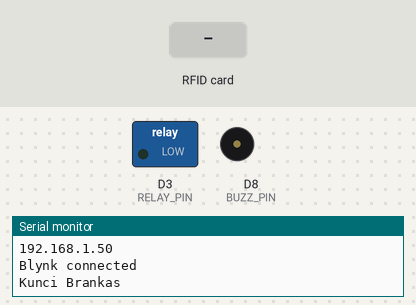
Bench run of a sketch on a simulated ESP8266 (NodeMCU). Shown: switched loads named in the sketch (green lamp = pin HIGH), buzzer (waves = sounding, pin HIGH), the last lines printed to the serial monitor. The test bench sets the inputs (shaded band). WiFi joins after 1.5 s; servers stay silent unless stated.

Above: at 3.0 s.
3.1 s: RFID card AA BB CC DD held to the reader
At 3.22 s:
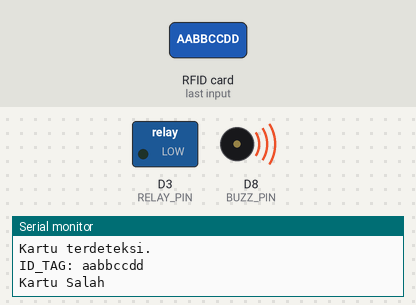
Timing chart, 0 to 12.1 s (numbered marks = the images above; inputs shaded):
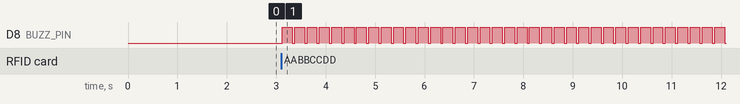

The sketch:

RFIDTest.ino
```cpp
#define BLYNK_PRINT Serial
#include <ESP8266WiFi.h>
#include <BlynkSimpleEsp8266.h>
#include <SPI.h>
#include <MFRC522.h>

char auth[] = "TBiJHh_SFTYtrTQaIxsHczSMgjEnGCc3";
char ssid[] = "GENDUT";
char pass[] = "aabbccdd";

#define SS_PIN D2
#define RST_PIN D1

#define RELAY_PIN D3
#define BUZZ_PIN D8

MFRC522 rfid(SS_PIN, RST_PIN);

byte nuidPICC[4];
byte lock;
String ID_TAG;
String ID1 = "b7e8d4b5";
bool wifiConnected = false;
bool blynkConnected = false;

BLYNK_WRITE(V1) {
  lock = param.asInt();
  Serial.print("lock: ");
  Serial.println(lock);
}

void readRFID(byte *buffer, byte bufferSize) {
  ID_TAG = "";
  for (byte i = 0; i < bufferSize; i++) {
    ID_TAG += String(buffer[i], HEX);
  }
  Serial.print("ID_TAG: ");
  Serial.println(ID_TAG);
}

void setup() {
  pinMode(BUZZ_PIN, OUTPUT);
  pinMode(RELAY_PIN, OUTPUT);
  digitalWrite(RELAY_PIN, LOW);
  Serial.begin(115200);
  SPI.begin();
  rfid.PCD_Init();
  Serial.println("RFID Reader initialized.");

  // Coba sambungkan ke WiFi
  Serial.println("Connecting to WiFi...");
  WiFi.begin(ssid, pass);

  // Tambahkan timeout untuk koneksi WiFi
  unsigned long startAttemptTime = millis();
  while (WiFi.status() != WL_CONNECTED && millis() - startAttemptTime < 30000) { // Timeout 30 detik
    delay(500);
    Serial.print(".");
  }
  Serial.println();
  if (WiFi.status() == WL_CONNECTED) {
    wifiConnected = true;
    Serial.println("WiFi connected");
    Serial.println("IP address: ");
    Serial.println(WiFi.localIP());
  } else {
    Serial.println("Failed to connect to WiFi");
  }

  if (wifiConnected) {
    // Konfigurasi Blynk
    Blynk.config(auth, "prakitblog.com", 8181);

    // Tambahkan timeout untuk koneksi Blynk
    startAttemptTime = millis();
    while (!Blynk.connect(1000) && millis() - startAttemptTime < 10000) { // Timeout 10 detik
      delay(500);
      Serial.print(".");
    }
    Serial.println();
    if (Blynk.connected()) {
      blynkConnected = true;
      Serial.println("Blynk connected");
    } else {
      Serial.println("Failed to connect to Blynk");
    }
  }

  Serial.println();
  Serial.println("Kunci Brankas");
}

void loop() {
  if (wifiConnected && blynkConnected) {
    Blynk.run();
  }

  if (!rfid.PICC_IsNewCardPresent()) {
    return;
  }

  if (!rfid.PICC_ReadCardSerial()) {
    return;
  }

  Serial.println("Kartu terdeteksi.");
  readRFID(rfid.uid.uidByte, rfid.uid.size);

  if (ID_TAG == ID1) {
    Serial.println("Kartu Terdaftar");
    Blynk.notify("Brankas diakses ID terdaftar, tekan tombol unlock untuk membuka");
    buzzer(2, 100, 100);
    while (!lock) {
      delay(100);
      Blynk.run();
    }
    buzzer(1, 500, 500);
    digitalWrite(RELAY_PIN, HIGH);
    Blynk.notify("Tekan tombol LOCK untuk mengunci brankas");
    while (lock) {
      delay(100);
      Blynk.run();
    }
    buzzer(1, 500, 500);
    digitalWrite(RELAY_PIN, LOW);
  } else {
    Serial.println("Kartu Salah");
    Blynk.notify("Brankas diakses dengan ID tidak terdaftar");
    buzzer(50, 200, 50);
    delay(3000);
  }

  // Halt PICC to stop it from being read again
  rfid.PICC_HaltA();
  // Stop encryption on PCD
  rfid.PCD_StopCrypto1();
}

void buzzer(byte ulang, int jedaOn, int jedaOff) {
  for (int j = 0; j < ulang; j++) {
    digitalWrite(BUZZ_PIN, HIGH);
    delay(jedaOn);
    digitalWrite(BUZZ_PIN, LOW);
    delay(jedaOff);
  }
}
```

Measured:
- after the input at 3.1 s, D8 (BUZZ_PIN): alternates HIGH for 0.20 s and LOW for 0.05 s, starting at once
